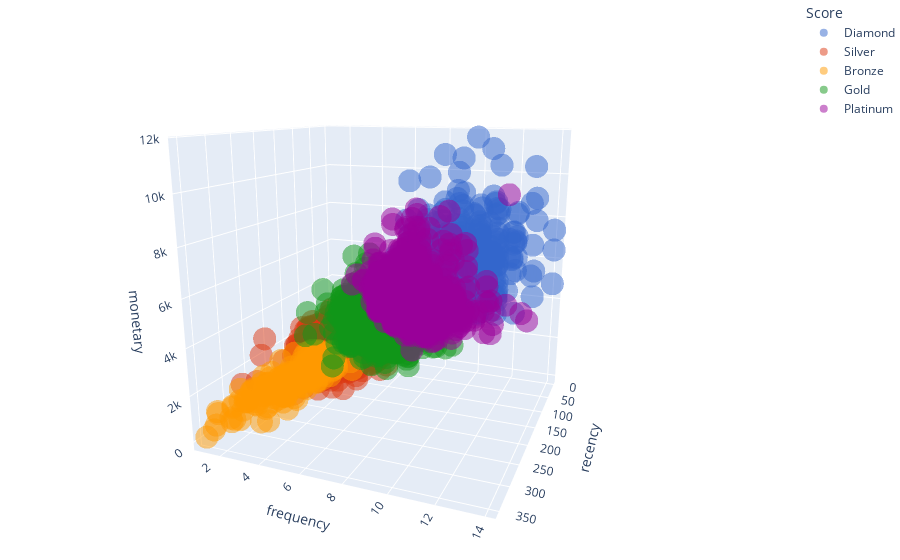

Notebook code cell kept with this figure:
### Markdown cell above
#### **Recency vs Frequency vs Monetary**
---

### Code cell
# rfm_data['Score'] = rfm_data['Score'].astype(str)
import plotly.express as px
fig = px.scatter_3d(rfm_data,x='recency', y='frequency', z='monetary',
              color='Score', opacity=0.5,color_discrete_sequence=px.colors.qualitative.G10)

fig.update_layout(margin=dict(l=0, r=0, b=0, t=0))
fig.show()

### Figure 1 — Plotly figure (JSON) as saved in the notebook; plotly's stock layout.template omitted (floating-point values rounded to 4 significant figures; data arrays with more than 128 entries replaced by an {"elided": "..."} marker saying what was removed)
{"data": [{"hovertemplate": "Score=Diamond<br>recency=%{x}<br>frequency=%{y}<br>monetary=%{z}<extra></extra>", "legendgroup": "Diamond", "marker": {"color": "#3366CC", "opacity": 0.5, "symbol": "circle"}, "mode": "markers", "name": "Diamond", "scene": "scene", "showlegend": true, "type": "scatter3d", "x": {"elided": "576 int values"}, "y": {"elided": "576 int values"}, "z": {"elided": "576 float values"}}, {"hovertemplate": "Score=Silver<br>recency=%{x}<br>frequency=%{y}<br>monetary=%{z}<extra></extra>", "legendgroup": "Silver", "marker": {"color": "#DC3912", "opacity": 0.5, "symbol": "circle"}, "mode": "markers", "name": "Silver", "scene": "scene", "showlegend": true, "type": "scatter3d", "x": {"elided": "677 int values"}, "y": {"elided": "677 int values"}, "z": {"elided": "677 float values"}}, {"hovertemplate": "Score=Bronze<br>recency=%{x}<br>frequency=%{y}<br>monetary=%{z}<extra></extra>", "legendgroup": "Bronze", "marker": {"color": "#FF9900", "opacity": 0.5, "symbol": "circle"}, "mode": "markers", "name": "Bronze", "scene": "scene", "showlegend": true, "type": "scatter3d", "x": {"elided": "198 int values"}, "y": {"elided": "198 int values"}, "z": {"elided": "198 float values"}}, {"hovertemplate": "Score=Gold<br>recency=%{x}<br>frequency=%{y}<br>monetary=%{z}<extra></extra>", "legendgroup": "Gold", "marker": {"color": "#109618", "opacity": 0.5, "symbol": "circle"}, "mode": "markers", "name": "Gold", "scene": "scene", "showlegend": true, "type": "scatter3d", "x": {"elided": "980 int values"}, "y": {"elided": "980 int values"}, "z": {"elided": "980 float values"}}, {"hovertemplate": "Score=Platinum<br>recency=%{x}<br>frequency=%{y}<br>monetary=%{z}<extra></extra>", "legendgroup": "Platinum", "marker": {"color": "#990099", "opacity": 0.5, "symbol": "circle"}, "mode": "markers", "name": "Platinum", "scene": "scene", "showlegend": true, "type": "scatter3d", "x": {"elided": "1050 int values"}, "y": {"elided": "1050 int values"}, "z": {"elided": "1050 float values"}}], "layout": {"autosize": true, "legend": {"title": {"text": "Score"}, "tracegroupgap": 0}, "margin": {"b": 0, "l": 0, "r": 0, "t": 0}, "scene": {"aspectmode": "auto", "aspectratio": {"x": 1, "y": 1, "z": 1}, "camera": {"center": {"x": 0, "y": 0, "z": 0}, "eye": {"x": 2.098, "y": 0.8457, "z": 0.6029}, "projection": {"type": "perspective"}, "up": {"x": 0, "y": 0, "z": 1}}, "domain": {"x": [0, 1], "y": [0, 1]}, "xaxis": {"title": {"text": "recency"}, "type": "linear"}, "yaxis": {"title": {"text": "frequency"}, "type": "linear"}, "zaxis": {"title": {"text": "monetary"}, "type": "linear"}}}}
